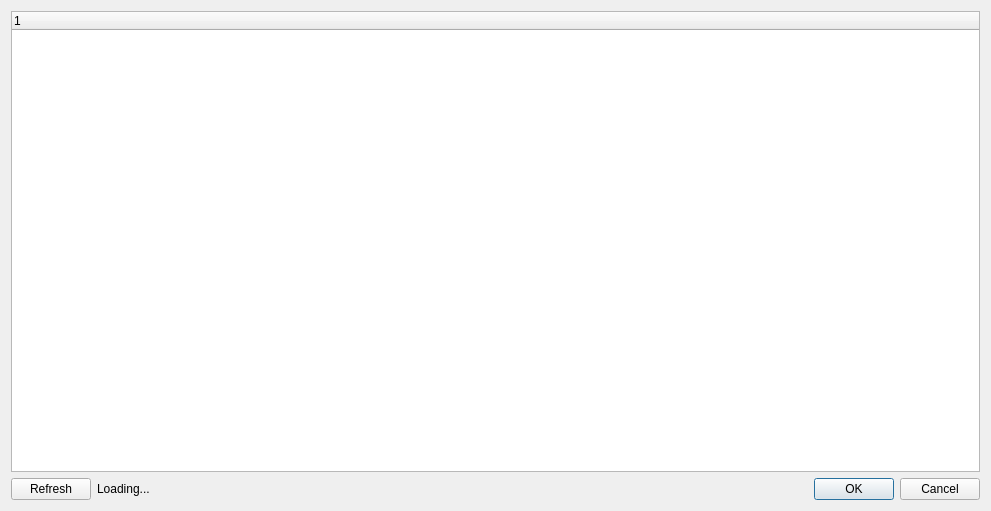
<?xml version="1.0" encoding="UTF-8"?>
<ui version="4.0">
 <class>frmGrblConfigurator</class>
 <widget class="QDialog" name="frmGrblConfigurator">
  <property name="windowModality">
   <enum>Qt::WindowModality::ApplicationModal</enum>
  </property>
  <property name="geometry">
   <rect>
    <x>0</x>
    <y>0</y>
    <width>991</width>
    <height>511</height>
   </rect>
  </property>
  <property name="windowTitle">
   <string>GRBL Configurator</string>
  </property>
  <property name="modal">
   <bool>true</bool>
  </property>
  <layout class="QVBoxLayout" name="verticalLayout">
   <item>
    <widget class="CPropertyEditor" name="editor">
     <column>
      <property name="text">
       <string notr="true">1</string>
      </property>
     </column>
    </widget>
   </item>
   <item>
    <layout class="QHBoxLayout" name="horizontalLayout">
     <item>
      <widget class="QPushButton" name="btnRefresh">
       <property name="text">
        <string>Refresh</string>
       </property>
      </widget>
     </item>
     <item>
      <widget class="QLabel" name="lblInfo">
       <property name="enabled">
        <bool>true</bool>
       </property>
       <property name="styleSheet">
        <string notr="true"/>
       </property>
       <property name="frameShape">
        <enum>QFrame::Shape::NoFrame</enum>
       </property>
       <property name="text">
        <string>Loading...</string>
       </property>
      </widget>
     </item>
     <item>
      <widget class="QDialogButtonBox" name="buttonBox">
       <property name="enabled">
        <bool>true</bool>
       </property>
       <property name="layoutDirection">
        <enum>Qt::LayoutDirection::LeftToRight</enum>
       </property>
       <property name="orientation">
        <enum>Qt::Orientation::Horizontal</enum>
       </property>
       <property name="standardButtons">
        <set>QDialogButtonBox::StandardButton::Cancel|QDialogButtonBox::StandardButton::Ok</set>
       </property>
       <property name="centerButtons">
        <bool>false</bool>
       </property>
      </widget>
     </item>
    </layout>
   </item>
  </layout>
 </widget>
 <customwidgets>
  <customwidget>
   <class>CPropertyEditor</class>
   <extends>QTreeWidget</extends>
   <header location="global">CPropertyEditor.h</header>
  </customwidget>
 </customwidgets>
 <resources/>
 <connections>
  <connection>
   <sender>buttonBox</sender>
   <signal>accepted()</signal>
   <receiver>frmGrblConfigurator</receiver>
   <slot>accept()</slot>
   <hints>
    <hint type="sourcelabel">
     <x>402</x>
     <y>500</y>
    </hint>
    <hint type="destinationlabel">
     <x>157</x>
     <y>274</y>
    </hint>
   </hints>
  </connection>
  <connection>
   <sender>buttonBox</sender>
   <signal>rejected()</signal>
   <receiver>frmGrblConfigurator</receiver>
   <slot>reject()</slot>
   <hints>
    <hint type="sourcelabel">
     <x>470</x>
     <y>500</y>
    </hint>
    <hint type="destinationlabel">
     <x>286</x>
     <y>274</y>
    </hint>
   </hints>
  </connection>
  <connection>
   <sender>btnRefresh</sender>
   <signal>clicked()</signal>
   <receiver>frmGrblConfigurator</receiver>
   <slot>onUpdateClicked()</slot>
   <hints>
    <hint type="sourcelabel">
     <x>35</x>
     <y>493</y>
    </hint>
    <hint type="destinationlabel">
     <x>2</x>
     <y>486</y>
    </hint>
   </hints>
  </connection>
 </connections>
 <slots>
  <slot>onUpdateClicked()</slot>
 </slots>
</ui>
